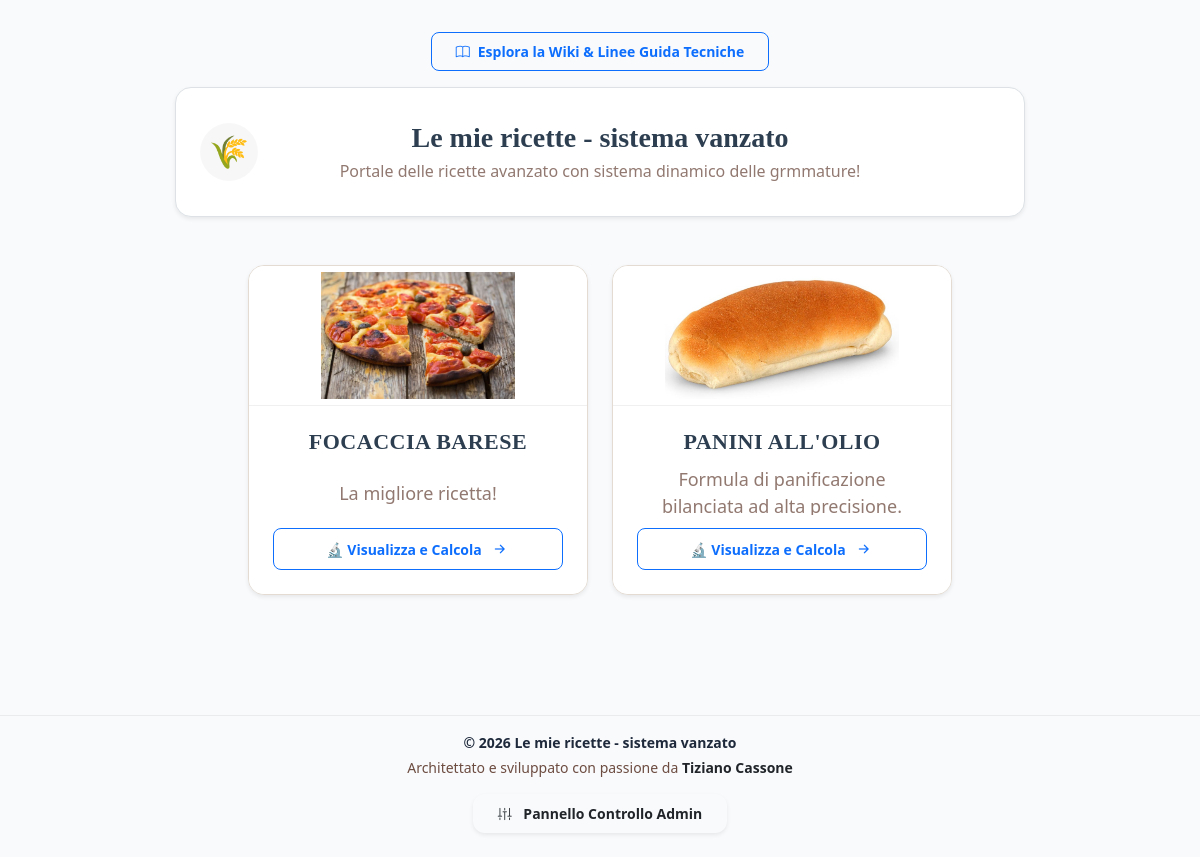
The page / on the database its author committed.
### models/setting.py (models this page shows, shortened)
class Setting(db.Model):
    __tablename__ = "settings"
    id = db.Column(
        db.Integer,
        primary_key=True
    )
    fresh_to_dry_ratio = db.Column(
        db.Float,
        default=3.0
    )
    tangzhong_flour_percent = db.Column(
        db.Float,
        default=5.0
    )
    tangzhong_liquid_multiplier = db.Column(
        db.Float,
        default=5.0
    )
    site_name = db.Column(
        db.String(100),
        default="Il Mio Ricettario"
    )
    site_description = db.Column(
        db.Text,
        default="Esplora le nostre antiche formule bilanciate professionali."
    )
    default_unit = db.Column(
        db.String(20),
        default="g"
    )
    allow_public_recipes = db.Column(
        db.Boolean,
        default=True
    )
    theme_active = db.Column(
        db.String(50),
        default="modern"
    )

### models/recipe.py (models this page shows, shortened)
class Recipe(db.Model):
    __tablename__ = "recipes"
    id = db.Column(
        db.Integer,
        primary_key=True
    )
    name = db.Column(
        db.String(255),
        nullable=False
    )
    slug = db.Column(
        db.String(255),
        unique=True,
        nullable=False
    )
    badge_text = db.Column(
        db.String(100),
        nullable=True,
        default="Antica Formula Bilanciata"
    )
    description = db.Column(
        db.Text
    )
    instructions = db.Column(
        db.Text
    )
    image_id = db.Column(
        db.Integer,
        db.ForeignKey(
            "master_images.id",
            ondelete="SET NULL"
        ),
        nullable=True
    )
    icon = db.Column(
        db.String(50),
        nullable=False,
        default="bi-journal-text"
    )
    is_published = db.Column(
        db.Boolean,
        default=True
    )
    temp_chiusura = db.Column(
        db.Float,
        nullable=True,
        default=24.0
    )
    tempo_autolisi = db.Column(
        db.Integer,
        nullable=True,
        default=0
    )
    tempo_puntata = db.Column(
        db.Integer,
        nullable=True,
        default=120
    )
    tempo_appretto = db.Column(
        db.Integer,
        nullable=True,
        default=60
    )
    show_chiusura = db.Column(
        db.Boolean,
        default=True
    )
    show_autolysis = db.Column(
        db.Boolean,
        default=True
    )
    show_puntata = db.Column(
        db.Boolean,
        default=True
    )
    puntata_fino_al_raddoppio = db.Column(
        db.Boolean,
        default=False
    )
    show_appretto = db.Column(
        db.Boolean,
        default=True
    )
    fermentation_type = db.Column(
        db.String(50),
        nullable=False,
        default="diretto"
    )
    preferment_instructions = db.Column(
        db.Text,
        nullable=True
    )
    yeast_ratio = db.Column(
        db.Float,
        nullable=False,
        default=3.0
    )
    yeast_fresh_saved = db.Column(
        db.Float,
        nullable=True,
        default=3.0
    )
    yeast_dry_saved = db.Column(
        db.Float,
        nullable=True,
        default=1.0
    )
    created_at = db.Column(
        db.DateTime,
        default=datetime.utcnow
    )
    updated_at = db.Column(
        db.DateTime,
        default=datetime.utcnow,
        onupdate=datetime.utcnow
    )
    ingredients = db.relationship(
        "RecipeIngredient",
        backref="recipe",
        cascade="all, delete-orphan",
        lazy=True,
        order_by="RecipeIngredient.sort_order"
    )
    features = db.relationship(
        "RecipeFeature",
        backref="recipe",
        cascade="all, delete-orphan",
        lazy=True
    )
    featured_image = db.relationship(
    "MasterImage",
    foreign_keys=[image_id],
    lazy="joined",
    back_populates="recipes"
    )
    pans = db.relationship(
        "MasterBakeryPan",
        secondary=recipe_pans,
        lazy="subquery",
        backref=db.backref("recipes", lazy=True)
    )

### models/image.py (models this page shows, shortened)
class MasterImage(db.Model):
    __tablename__ = "master_images"
    id = db.Column(
        db.Integer,
        primary_key=True
    )
    filename = db.Column(
        db.String(255),
        nullable=False,
        unique=True
    )
    caption = db.Column(
        db.String(255),
        nullable=True
    )
    alt_text = db.Column(
        db.String(255),
        nullable=True
    )
    upload_date = db.Column(
        db.DateTime,
        nullable=False,
        default=datetime.utcnow
    )
    recipes = db.relationship(
        "Recipe",
        back_populates="featured_image",
        lazy=True,
        foreign_keys="Recipe.image_id"
    )

### routes/recipes.py (the view)
@recipes_bp.route("/")
def list_recipes():
    recipes = Recipe.query.order_by(
        Recipe.name
    ).all()
    return render_template(
        "recipes_list.html",
        recipes=recipes
    )

### templates/recipes_list.html (shortened to what this page needs)
{% extends "base.html" %}
{% block content %}
<div class="container px-3 px-sm-4 pt-2 pb-4 d-flex flex-column">
    <div class="d-flex justify-content-center w-100 mb-3">
        <a href="/wiki"
           class="btn btn-sm btn-outline-primary px-4 py-2 rounded-3 fw-bold d-flex align-items-center gap-2 transition-all shadow-none"
           style="font-size: 14px;">
            <i class="bi bi-book"></i>
            <span>Esplora la Wiki & Linee Guida Tecniche</span>
        </a>
    </div>
    <div class="d-flex justify-content-center w-100 mb-5">
        <div class="p-4 rounded-4 shadow-sm border custom-header-hero"
             style="display: inline-block !important; max-width: 850px; width: 100%; background-color: #ffffff !important; background: #ffffff !important; position: relative !important;">
            <div class="d-flex flex-column align-items-center justify-content-center text-center w-100" style="min-height: 80px;">
                <h1 class="h3 fw-bold mb-1 tracking-tight" style="color: #2c3e50 !important; font-family: 'Georgia', serif;">
                    {{ settings_data.site_name if settings_data and settings_data.site_name else "Le mie ricette - sistema vanzato" }}
                </h1>
                <p class="mb-0 small fw-medium opacity-75 lh-base text-muted mx-auto" style="font-size: 16px !important; font-weight: 500; max-width: 600px;">
                    {{ settings_data.site_description if settings_data and settings_data.site_description else "Portale delle ricette avanzato con sistema dinamico delle grammature!" }}
                </p>
            </div>
            <div class="rounded-circle d-none d-md-flex align-items-center justify-content-center"
                 style="width: 58px; height: 58px; background-color: rgba(0,0,0,0.03); position: absolute !important; left: 24px !important; top: 50% !important; transform: translateY(-50%) !important;">
                <span class="fs-2" style="line-height: 1 !important; display: block; margin-top: -2px;">🌾</span>
            </div>
        </div>
    </div>
    <div class="row g-4 justify-content-center mb-5 flex-grow-1 align-content-start">
        {% if recipes %}
            {% for recipe in recipes %}
            <div class="col-12 col-sm-6 col-lg-4 d-flex justify-content-center">
                <div class="card shadow-sm rounded-4 card-recipe-hover border transition-all w-100" style="max-width: 340px; height: 330px !important; background-color: #ffffff !important; background: #ffffff !important;">
                    <div class="recipe-card-banner-wrapper" style="background-color: #ffffff !important; background: #ffffff !important;">
                        {% if recipe.featured_image %}
    <img src="/static/uploads/recipes/{{ recipe.featured_image.filename }}"
         class="recipe-card-main-img"
         alt="{{ recipe.name }}"
         style="background-color: #ffffff !important; background: #ffffff !important;">
{% endif %}
                    </div>
                    <div class="card-body p-4 d-flex flex-column justify-content-between text-center pt-2" style="height: calc(100% - 140px) !important; background-color: #ffffff !important; background: #ffffff !important;">
                        <div class="d-flex flex-column align-items-center justify-content-center" style="min-height: 102px !important; max-height: 102px !important;">
                            <h2 class="fw-bold tracking-wide text-uppercase text-recipe-title" style="font-family: 'Georgia', serif; min-height: 54px !important; max-height: 54px !important; display: flex; align-items: center; justify-content: center; margin-bottom: 2px !important;">
                                {{ recipe.name }}
                            </h2>
                            <p class="lh-base text-muted mb-0 opacity-75 px-1 text-truncate-2 text-recipe-desc" style="font-weight: 500; min-height: 44px !important; max-height: 44px !important; display: flex; align-items: center; justify-content: center;">
                                {{ recipe.description if recipe.description else "Formula tecnica bilanciata." }}
                            </p>
                        </div>
                        <a href="{{ url_for('recipes.public_detail', slug=recipe.slug) }}"
                           class="btn btn-outline-primary w-100 mt-auto fw-bold py-2.5 rounded-3 d-flex align-items-center justify-content-center gap-2 transition-all shadow-none"
                           style="font-size: 14px; height: 42px;">
                            <span>🔬 Visualizza e Calcola</span>
                            <i class="bi bi-arrow-right-short fs-5"></i>
                        </a>
                    </div>
                </div>
            </div>
            {% endfor %}
        {% else %}
            <div class="col-12 text-center py-5">
                <div class="fs-6 fw-bold text-muted">Nessuna formula pubblicata al momento nel database.</div>
            </div>
        {% endif %}
    </div>
</div>
{% endblock %}

### templates/base.html (shortened to what this page needs)
<!DOCTYPE html>
<html lang="it">
<head>
    <link href="https://cdn.jsdelivr.net/npm/bootstrap@5.3.0/dist/css/bootstrap.min.css" rel="stylesheet">
    <link href="https://cdn.quilljs.com/1.3.6/quill.snow.css" rel="stylesheet">
    <link rel="stylesheet" href="{{ url_for('static', filename='css/admin.css') }}">
    <link rel="stylesheet" href="https://cdn.jsdelivr.net/npm/bootstrap-icons@1.11.3/font/bootstrap-icons.min.css">
</head>
<body class="{% if not request.path.startswith('/admin') and settings_data %}{{ settings_data.theme_active }}{% endif %}">
{% if current_user.is_authenticated and request.path.startswith('/admin') %}
    <div class="sidebar d-flex flex-column justify-content-between p-4"
         style="width: 280px; position: fixed; height: 100vh; background: #1e293b; color: #fff; z-index: 1000;">
        <div>
            <div class="mb-4 pb-2 border-bottom border-secondary border-opacity-25">
                <h3 class="mb-1 text-white fw-bold">🍞 Ricettario</h3>
                <small class="text-uppercase tracking-wider fw-semibold opacity-50" style="font-size: 10px; color: #94a3b8;">Pannello Amministrazione</small>
            </div>
            <div class="mb-4 p-3 d-flex align-items-center gap-3" style="background: rgba(255, 255, 255, 0.04); border: 1px solid rgba(255, 255, 255, 0.08); border-radius: 10px;">
                <div class="bg-primary rounded-circle d-flex align-items-center justify-content-center text-white fw-bold shadow-sm" style="width: 38px; height: 38px; font-size: 14px;">
                    {{ current_user.username[:2].upper() }}
                </div>
                <div>
                    <div style="font-size: 11px; color: #94a3b8;" class="text-uppercase fw-bold opacity-50">Utente</div>
                    <div class="fw-bold text-white small">{{ current_user.username }}</div>
                </div>
            </div>
            <div class="nav flex-column gap-1 mb-4">
                <span class="text-uppercase tracking-wider fw-bold px-2 mb-2 opacity-25" style="font-size: 10px; color: #94a3b8;">Gestione Contenuti</span>
                <a href="{{ url_for('admin.recipes') }}" class="nav-link text-white rounded px-3 py-2 d-flex align-items-center gap-3 hover-sidebar">
                    <i class="bi bi-journal-richtext text-warning"></i><span>Ricette</span>
                </a>
                <a href="{{ url_for('admin.master_ingredients_view') }}" class="nav-link text-white rounded px-3 py-2 d-flex align-items-center gap-3 hover-sidebar">
                    <i class="bi bi-egg-fried text-success"></i><span>Anagrafica Ingredienti</span>
                </a>
                <a href="{{ url_for('admin.master_pans_view') }}" class="nav-link text-white rounded px-3 py-2 d-flex align-items-center gap-3 hover-sidebar">
                    <i class="bi bi-grid-fill text-purple" style="color: #c084fc !important;"></i><span>Anagrafica Teglie</span>
                </a>
                <a href="{{ url_for('admin.wiki_list') }}" class="nav-link text-white rounded px-3 py-2 d-flex align-items-center gap-3 hover-sidebar">
                    <i class="bi bi-book text-info"></i><span>Wiki</span>
                </a>
            </div>
            <div class="nav flex-column gap-1">
                <span class="text-uppercase tracking-wider fw-bold px-2 mb-2 opacity-25" style="font-size: 10px; color: #94a3b8;">Configurazione</span>
                <a href="{{ url_for('admin.settings_theme') }}" class="nav-link text-white rounded px-3 py-2 d-flex align-items-center gap-3 opacity-75 hover-sidebar">
                    <i class="bi bi-palette-fill text-info"></i><span>Design e Temi Sito</span>
                </a>
                <a href="{{ url_for('admin.change_password') }}" class="nav-link text-white rounded px-3 py-2 d-flex align-items-center gap-3 opacity-75 hover-sidebar">
                    <i class="bi bi-shield-lock"></i><span>Sicurezza Account</span>
                </a>
            </div>
        </div>
        <div class="pt-3 border-top border-secondary border-opacity-25 nav flex-column gap-1">
            <a href="{{ url_for('recipes.list_recipes') }}" target="_blank" class="nav-link text-info rounded px-3 py-2 d-flex align-items-center gap-3 hover-sidebar fw-semibold small">
                <i class="bi bi-globe"></i><span>Vedi Sito Pubblico</span>
            </a>
            <a href="{{ url_for('admin.logout') }}" class="nav-link text-danger rounded px-3 py-2 d-flex align-items-center gap-3 hover-sidebar fw-semibold small">
                <i class="bi bi-box-arrow-right"></i><span>Logout</span>
            </a>
        </div>
    </div>
    <div class="main-content" style="margin-left: 280px; padding: 40px; min-height: 100vh; background: #f8fafc;">
        <div class="d-flex justify-content-between align-items-center mb-4 pb-3 border-bottom" style="border-color: #e2e8f0 !important;">
            <div><h2 class="fw-bold text-dark mb-0">{% block page_title %}{% endblock %}</h2></div>
            <div><span class="badge bg-primary px-3 py-2">Pannello Amministrazione</span></div>
        </div>
{% elif current_user.is_authenticated and not request.path.startswith('/admin') %}
    <div class="container py-3">
{% else %}
    <div class="container py-4">
{% endif %}
    {% block content %}
    {% endblock %}
</div>
{% if current_user.is_authenticated and request.path.startswith('/admin') %}
    <div class="container-fluid mt-4 text-center text-muted pt-3 border-top" style="border-color: #e2e8f0 !important; margin-left: 280px; max-width: calc(100% - 280px);">
        <div class="mb-1" style="font-size: 13px;">Architettato e sviluppato da <strong class="text-dark">Tiziano Cassone</strong></div>
        <small style="font-size: 11px; opacity: 0.7;">© 2026 Il Mio Ricettario</small>
    </div>
{% else %}
    <footer class="mt-4 pt-3 pb-4 text-center border-top" style="border-color: rgba(0,0,0,0.06) !important;">
        <div class="container">
            <div class="mb-1 small fw-bold opacity-85">
                © 2026 {{ settings_data.site_name if settings_data and settings_data.site_name else "Il Mio Ricettario" }}
            </div>
            <div class="mb-3 small text-muted">
                Architettato e sviluppato con passione da <strong class="text-dark">Tiziano Cassone</strong>
            </div>
            <a href="{{ url_for('admin.login') }}" class="btn btn-sm btn-admin-footer px-4 py-2 shadow-sm fw-bold">
                <i class="bi bi-sliders2-vertical me-2"></i> Pannello Controllo Admin
            </a>
        </div>
    </footer>
{% endif %}
</body>
</html>

### rows shown on the page
Setting: site_name "Le mie ricette - sistema vanzato", site_description "Portale delle ricette avanzato con sistema dinamico delle grmmature!"
Recipe: featured_image.filename (picture), name "FOCACCIA BARESE", description "La migliore ricetta!"
Recipe: featured_image.filename (picture), name "PANINI ALL'OLIO", description "Formula di panificazione bilanciata ad alta precisione."
